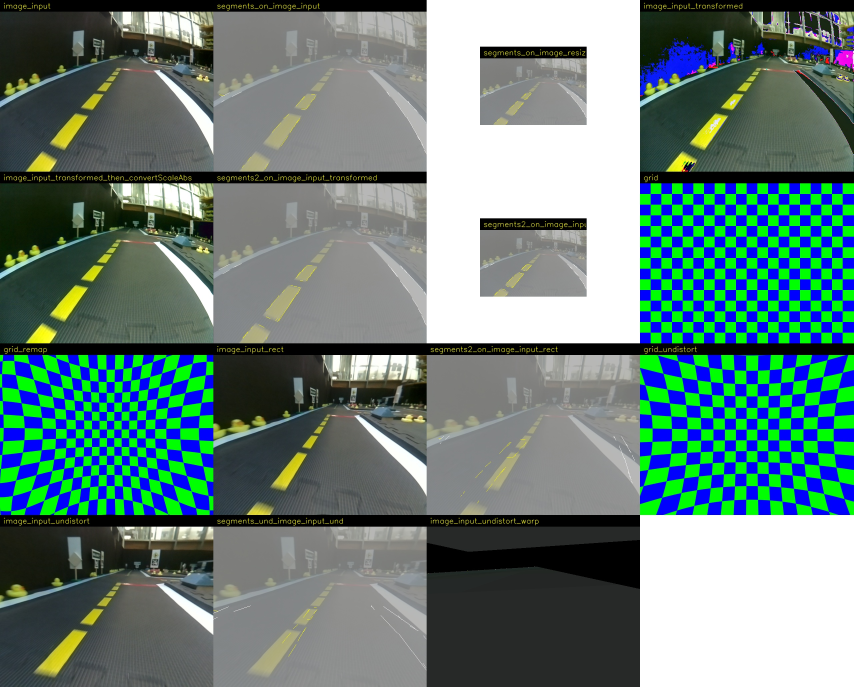
#> input picture evaluation_ws/src/complete_image_pipeline/frame2-all.jpg, 2560 x 2060 px (shown at 1/3 size)
$ python geom.py ../../frame2-all.jpg   (older library calls are emulated)
#> lines starting #> are read from the running program, lines starting #| are printed output that depends on the picture; after the words box and inside, x2 and y2 are one past the last pixel; in counts of white or black regions, pixels touching at a corner belong together
#!/usr/bin/env python3
import sys

import cv2
import matplotlib.pyplot as plt
import numpy as np

# the main function is processGeom, it works in 3 steps:
# 1) identify the surface of the road, we don't want to look at anything extraneous
# 2) filter the image based on some color thresholds to identify regions of different colors (colorFilter)
# 3) find the contours within that filter and fill them in to form a mask for regions of interest

# threshold values for the colorFilter, taken from line_detector and then tweaked
hsv_white1 = np.array([0, 0, 150])
hsv_white2 = np.array([180, 90, 255])
hsv_yellow1 = np.array([20, 120, 150])
hsv_yellow2 = np.array([45, 255, 255])
hsv_red1 = np.array([0, 120, 100])
hsv_red2 = np.array([12, 255, 255])
hsv_red3 = np.array([165, 120, 100])
hsv_red4 = np.array([180, 255, 255])

# color independent version, works first by finding lane surface, then by identifying line edge pixels to transform later
# this is probably a better method than processGeom because it works in low lighting
def processGeom2(img, grad_th=50, contour_low=30, viz=False):
    orig = img
    # find lane surface
    img, _ = identifyLaneSurface(img)

    # use gradients as binary mask, line edges correspond to high gradient values
    h, w = img.shape[:2]
    l = np.sqrt(h * w)
    dx = cv2.Sobel(img, cv2.CV_32F, 1, 0)
    dy = cv2.Sobel(img, cv2.CV_32F, 0, 1)
    grad = (np.sqrt(np.mean(dx ** 2 + dy ** 2, 2)) > grad_th).astype(np.uint8)

    # filter out noise from gradient
    _, contours, _ = cv2.findContours(grad, cv2.RETR_TREE, cv2.CHAIN_APPROX_SIMPLE)
    contours = [contour for contour in contours if contour.shape[0] >= contour_low]
    mask = np.zeros((img.shape[0], img.shape[1]), dtype=np.uint8)
    # for co0ntour in contours:
    # cv2.fillPoly(mask,[contour],1)
    cv2.fillPoly(mask, contours, 1)
    inds = np.array(np.nonzero(mask))
    ret = img[inds[0, :], inds[1, :], :]
    fillmask = np.pad(mask, 1, mode="constant")
    disp = np.expand_dims(mask, axis=-1) * orig
    # cv2.floodFill(disp,fillmask,(img.shape[0]-1,img.shape[2]),0, flags=cv2.FLOODFILL_MASK_ONLY)

    if viz:

        cv2.imshow("img", orig)
        cv2.waitKey(0)
        cv2.imshow("img", img)
        cv2.waitKey(0)
        cv2.imshow("img", grad * 255)
        cv2.waitKey(0)
        cv2.imshow("img", mask * 255)
        cv2.waitKey(0)
        cv2.imshow("img", disp)
        cv2.waitKey(0)
        cv2.destroyAllWindows()

    return mask


def processGeom(img, viz=False):
    # first narrow scope to surface of lane to avoid extraneous info
    orig = img
    img, _ = identifyLaneSurface(img)
    hsv = cv2.cvtColor(img, cv2.COLOR_BGR2HSV)
    colors = ["white", "yellow", "red"]
    masks = {}
    for color in colors:
        # filter colors to get binary mask
        mask = colorFilter(hsv, color, thresh=None)

        # [10 lines of commented-out code are left out]
        if np.any(mask):
            masks[color] = mask

    if viz:
        # cols = {'white': (255, 255, 255), 'yellow': (
        #     0, 255, 255), 'red': (0, 0, 255)}
        cv2.imshow("img", orig)
        cv2.waitKey(0)
        cv2.imshow("img", img)
        cv2.waitKey(0)
        tot = np.zeros_like(img)
        for col in masks:
            mimg = masks[col][..., np.newaxis] & img
            tot += mimg
            cv2.imshow("img", mimg)
            cv2.waitKey(0)
        cv2.imshow("img", tot)
        cv2.waitKey(0)
        cv2.destroyAllWindows()

    return masks


def identifyLaneSurface(img, grad_th=50, visualize=False):
    h, w = img.shape[:2]
    l = np.sqrt(h * w)
    dx = cv2.Sobel(img, cv2.CV_32F, 1, 0)
    dy = cv2.Sobel(img, cv2.CV_32F, 0, 1)
    ks_dilate = int(round(l * 0.005))
    grad = cv2.dilate(
        (np.sqrt(np.mean(dx ** 2 + dy ** 2, 2)) > grad_th).astype(np.uint8),
        cv2.getStructuringElement(cv2.MORPH_ELLIPSE, (ks_dilate, ks_dilate)),
    )
    mask = np.zeros((h + 2, w + 2), np.uint8)
    y_keep = int(round(h * 0.6))
    grad[y_keep:, :] = 0
    cv2.floodFill(grad, mask, (0, y_keep), 0, flags=cv2.FLOODFILL_MASK_ONLY)
    mask = mask[:-1, 1:-1]
    mask[0, :] = 0

    ks_close = int(round(l * 0.03))
    mask[1:, :] = cv2.morphologyEx(
        mask[1:, :], cv2.MORPH_CLOSE, cv2.getStructuringElement(cv2.MORPH_ELLIPSE, (ks_close, ks_close))
    )
    mask_ = np.zeros((h + 3, w + 2), np.uint8)
    cv2.floodFill(mask, mask_, (0, 0), 0, flags=cv2.FLOODFILL_MASK_ONLY)
    mask = 1 - mask_[2:-1, 1:-1]
    mask[: int(round(h * 0.3)), :] = 0
    processed_img = img * mask[..., np.newaxis]
    if visualize:
        plt.subplot(2, 2, 1)
        plt.imshow(img[..., ::-1])
        plt.subplot(2, 2, 2)
        plt.imshow(grad, cmap="gray")
        plt.subplot(2, 2, 3)
        plt.imshow(mask, cmap="gray")
        plt.subplot(2, 2, 4)
        plt.imshow(processed_img[..., ::-1])
        plt.get_current_fig_manager().full_screen_toggle()
        plt.show()
    return processed_img, mask


# taken out of line_detector1.py, thresh should be a numpy array of shape (n,3), this is to provide previous estimates


def colorFilter(img, color, thresh=None):
    # threshold colors in HSV space
    """TODO: use the previous kmeans estimate +- some range to be the threshold colors"""
    if thresh is not None:
        thresh = np.resize(np.uint8(thresh), (thresh.shape[0], 1, 3))
        thresh = cv2.cvtColor(thresh, cv2.COLOR_BGR2HSV)
        t1, t2 = thresh[0:2, ...]
    if color == "white":
        if thresh is None:
            t1, t2 = hsv_white1, hsv_white2
        bw = cv2.inRange(img, t1, t2)
    elif color == "yellow":
        if thresh is None:
            t1, t2 = hsv_yellow1, hsv_yellow2
        bw = cv2.inRange(img, t1, t2)
    elif color == "red":
        if thresh is None:
            t1, t2, t3, t4 = hsv_red1, hsv_red2, hsv_red3, hsv_red4
        else:
            t3, t4 = thresh[2:4, ...]
        bw1 = cv2.inRange(img, t1, t2)
        bw2 = cv2.inRange(img, t3, t4)
        bw = cv2.bitwise_or(bw1, bw2)
    else:
        raise Exception("Error: Undefined color strings...")
    h, w = img.shape[:2]
    l = np.sqrt(h * w)
    ks_open = int(round(l * 0.005))
    bw = cv2.morphologyEx(
        bw, cv2.MORPH_OPEN, cv2.getStructuringElement(cv2.MORPH_ELLIPSE, (ks_open, ks_open))
    )
    return bw


# geometric primitives, not used


def detectColor(bw, color):
    n = 20
    if color == "white":
        # white lines should be perpendicular to horizon
        w, h = 30, 80
    elif color == "yellow":
        # yellow should come in patches, separated by gray space
        w, h = 30, 30
    elif color == "red":
        # red lines are near parallel to the horizon
        w, h = 80, 30
    else:
        raise Exception("Error: Undefined color strings...")
    w, h = 100, 100
    r = contigRegion(bw, w, h, n)
    mask = np.zeros(bw.shape, dtype=np.uint8)
    for i in range(r.shape[0]):
        y, x = r[i, 0], r[i, 1]
        mask[y - h : y + h, x - w : x + w] = 1
    mask = cv2.bitwise_and(bw, mask)
    return mask


# not used


def contigRegion(bw, kx, ky, n):
    # kernel shape is based on some geometric primitive of lane (should be trapezoid instead of rectangle?)
    kernel = np.ones((ky, kx), np.float32)
    conv = cv2.filter2D(bw, -1, kernel)
    row, col = conv.shape[0], conv.shape[1]
    a = conv.reshape(row * col)
    # top n maximum indices
    a = a.argsort()[-n:][::-1]
    r = np.zeros((a.shape[0], 2))
    r[:, 0] = a // col + ky
    r[:, 1] = a % col + kx
    return r


if __name__ == "__main__":
    fname = sys.argv[1]
    img = cv2.imread(fname)
#> img is the input picture: shape (2060, 2560, 3); mean B, G, R 123.1, 128.1, 102.8
    masks = processGeom(img, viz=True)
#> in identifyLaneSurface, `grad = cv2.dilate( (np.sqrt(np.mean(dx ** 2 + dy ** 2, 2)) > grad_th)...`:
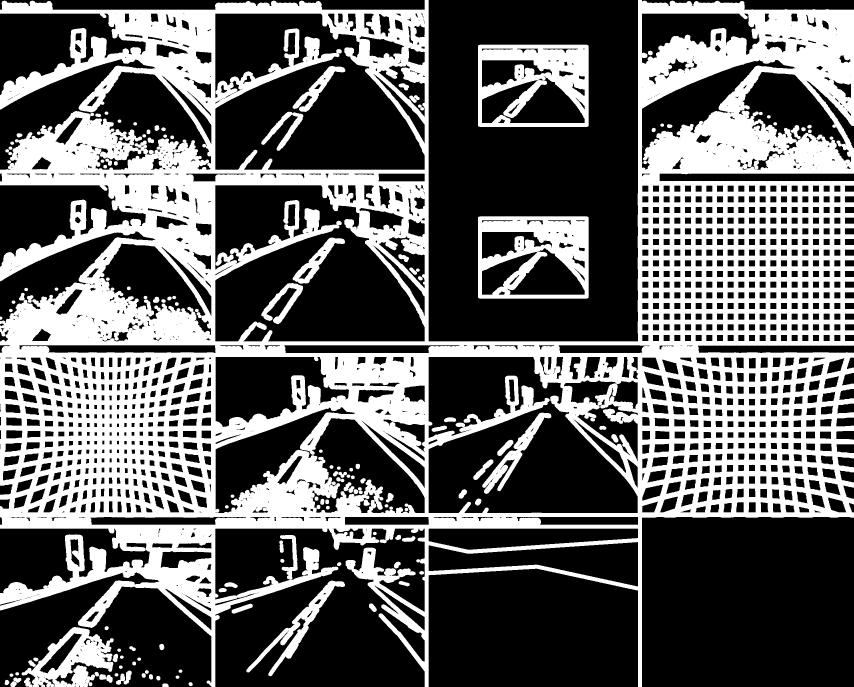
#> grad: shape (2060, 2560) (shown at 1/3 size); values 0 (black) and 1 (white), 37.8% white; 138 white regions, largest, box (x1, y1, x2, y2) and area: (0, 0, 2560, 2060) 1811828, (1434, 649, 1766, 896) 45878, (1434, 134, 1766, 381) 45587
#> in identifyLaneSurface, `grad[y_keep:, :] = 0`:
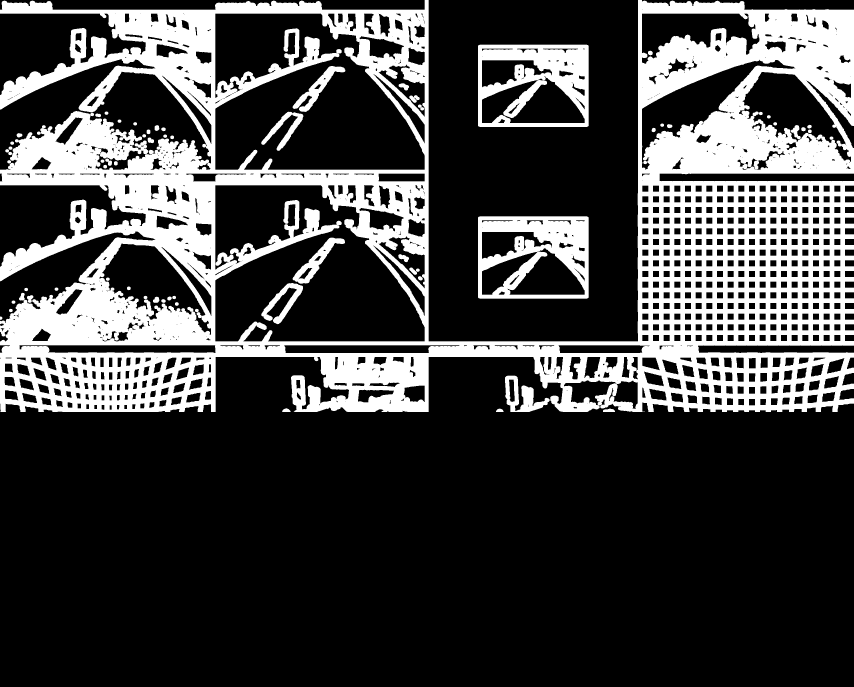
#> grad: shape (2060, 2560) (shown at 1/3 size); values 0 (black) and 1 (white), 25.5% white; 66 white regions, largest, box (x1, y1, x2, y2) and area: (0, 0, 2560, 1236) 1219046, (1434, 649, 1766, 896) 45878, (1434, 134, 1766, 381) 45587
#> in identifyLaneSurface, `mask[1:, :] = cv2.morphologyEx( mask[1:, :], cv2.MORPH_CLOSE, cv2.getS..`:
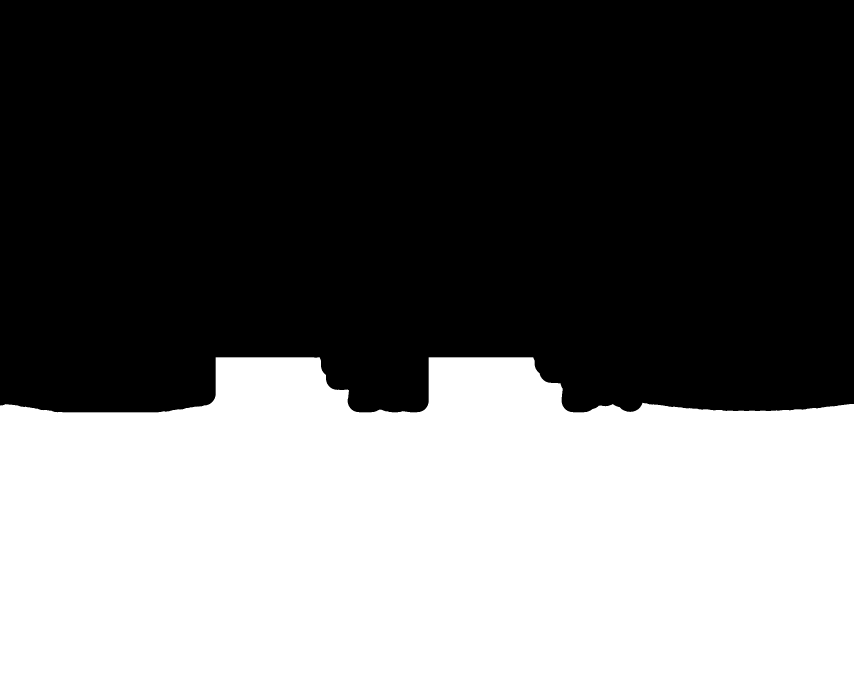
#> mask: shape (2061, 2560) (shown at 1/3 size); values 0 (black) and 1 (white), 42.5% white; 1 white region, box (x1, y1, x2, y2) and area: (0, 1072, 2560, 2061) 2243926
#> in processGeom, `hsv = cv2.cvtColor(img, cv2.COLOR_BGR2HSV)`: hsv: shape (2060, 2560, 3); mean H, S, V 24.2, 28.5, 61.3
#> after the loop in processGeom, `for color in colors:`: masks = 2 items
#> the loop in processGeom, `for col in masks:` made 2 passes
#> col on passes 1 to 2: 'white', 'yellow'
#> pass 1, in processGeom, `mimg = masks[col][..., np.newaxis] & img`:
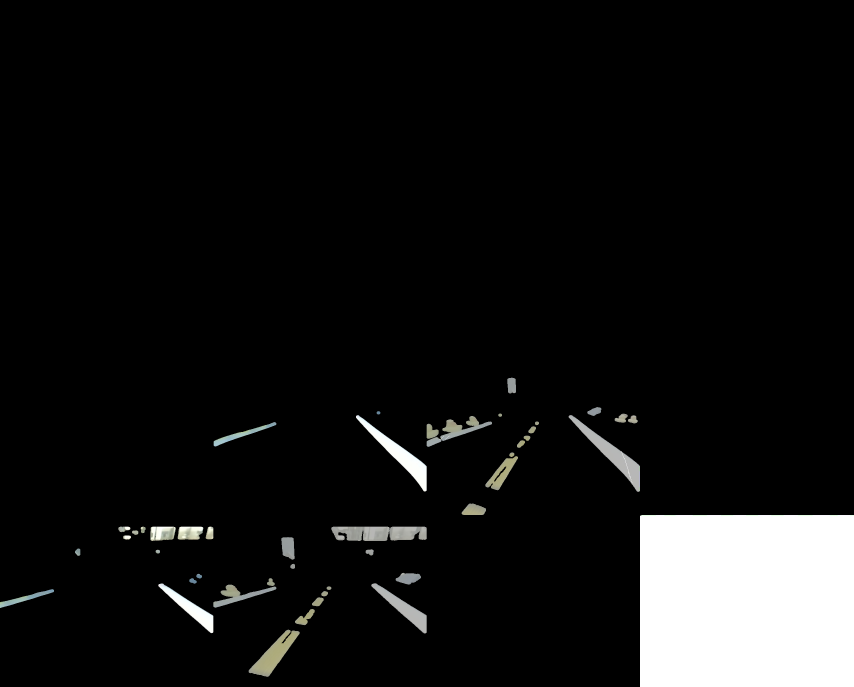
#> mimg: shape (2060, 2560, 3) (shown at 1/3 size); mean B, G, R 19, 19.2, 19.1
#> masks = 2 items
    mask = processGeom2(img, grad_th=70, contour_low=30, viz=True)
#> in processGeom2, `dy = cv2.Sobel(img, cv2.CV_32F, 0, 1)`:
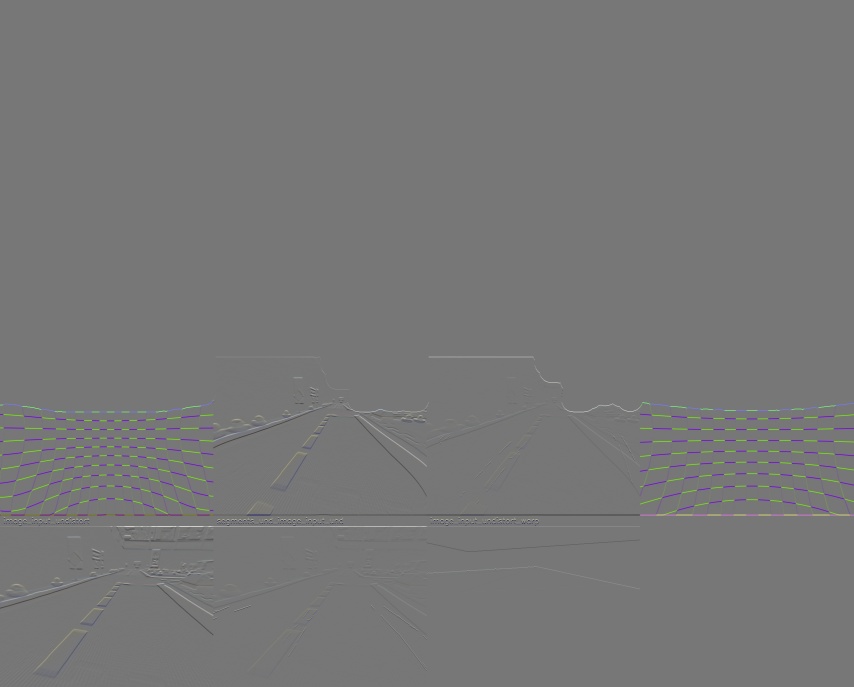
#> dy: shape (2060, 2560, 3) float32 (shown at 1/3 size); mean B, G, R 0.5, 0.5, 0.5; drawn with min black and max white
#> in processGeom2, `grad = (np.sqrt(np.mean(dx ** 2 + dy ** 2, 2)) > grad_th).astype(np.ui..`:
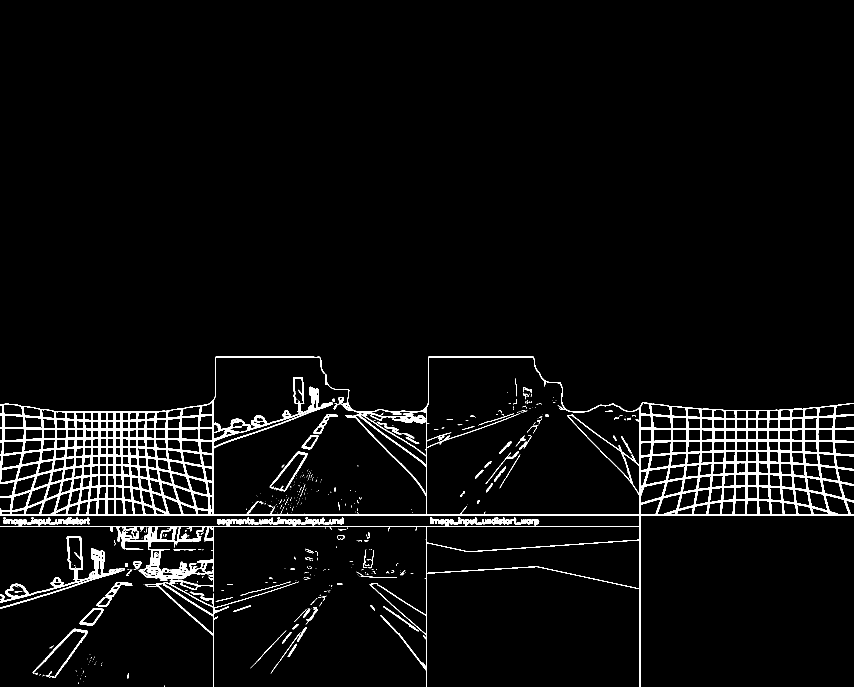
#> grad: shape (2060, 2560) (shown at 1/3 size); values 0 (black) and 1 (white), 3.7% white; 561 white regions (415 under 20 px)
#> in processGeom2, `_, contours, _ = cv2.findContours(grad, cv2.RETR_TREE, cv2.CHAIN_APPRO..`: contours = 1951 contours, 1414 with area under 20; largest, box (x1, y1, x2, y2) and area: (0, 1070, 2560, 2060) 1040907, (640, 1071, 1919, 1545) 486114, (1280, 1620, 1920, 1767) 52231, (1280, 1580, 1920, 1655) 36740, (1035, 1240, 1561, 1526) 15055
#> in processGeom2, `contours = [contour for contour in contours if contour.shape[0] >= con..`: contours = 217 contours, 2 with area under 20; largest, box (x1, y1, x2, y2) and area: (0, 1070, 2560, 2060) 1040907, (640, 1071, 1919, 1545) 486114, (1280, 1620, 1920, 1767) 52231, (1280, 1580, 1920, 1655) 36740, (1035, 1240, 1561, 1526) 15055
#> in processGeom2, `cv2.fillPoly(mask, contours, 1)`: mask: shape (2060, 2560); values 0 (black) and 1 (white), 6.6% white; 68 white regions, largest, box (x1, y1, x2, y2) and area: (0, 1070, 2560, 2060) 306915, (0, 1609, 375, 1826) 8361, (1035, 1240, 1561, 1526) 4224
#> in processGeom2, `fillmask = np.pad(mask, 1, mode="constant")`: fillmask: shape (2062, 2562); values 0 (black) and 1 (white), 6.5% white; 68 white regions, largest, box (x1, y1, x2, y2) and area: (1, 1071, 2561, 2061) 306915, (1, 1610, 376, 1827) 8361, (1036, 1241, 1562, 1527) 4224
#> in processGeom2, `disp = np.expand_dims(mask, axis=-1) * orig`:
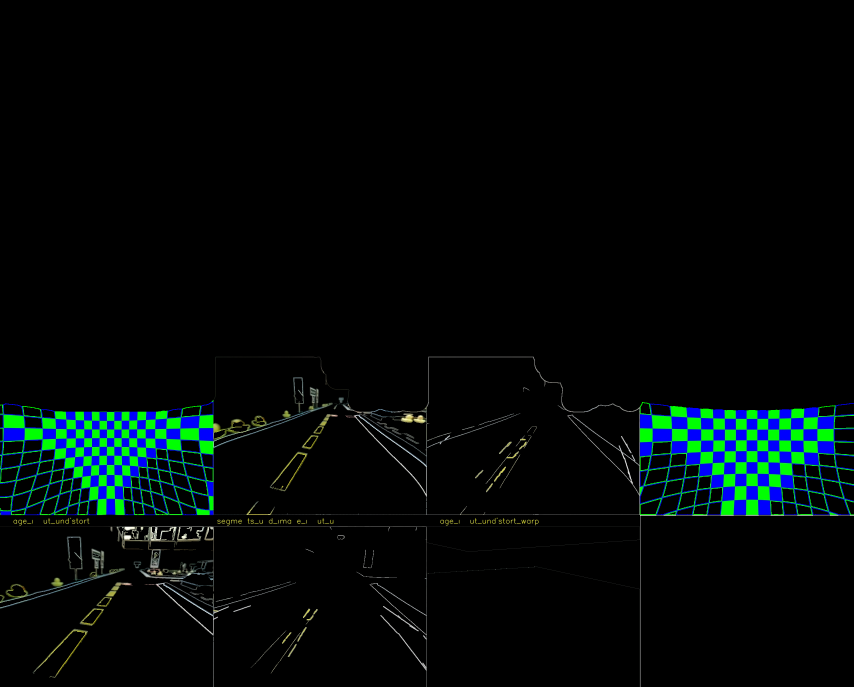
#> disp: shape (2060, 2560, 3) (shown at 1/3 size); mean B, G, R 7.8, 8.1, 1.9
